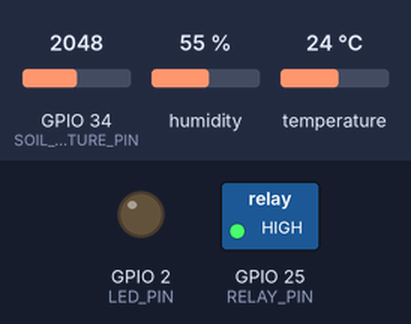
Bench run of a sketch on a simulated ESP32. Shown: switched loads named in the sketch (green lamp = pin HIGH), output pins drawn as LEDs (lit = HIGH). Dashed ring = blinking. Inputs (shaded band) come from the test bench; at power-on: humidity 55 %, GPIO 34 (SOIL_MOISTURE_PIN) = 2048, temperature 24 °C. WiFi joins after 1.5 s; servers stay silent unless stated; what the sketch prints to the serial monitor is not drawn.

Above: at 5.0 s.
5.1 s: humidity set to 22 %
At 12.2 s:
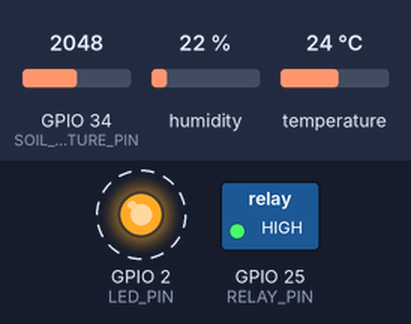
12.3 s: GPIO 34 (SOIL_MOISTURE_PIN) set to 2540
15.8 s: temperature set to 33 °C
At 32.9 s:
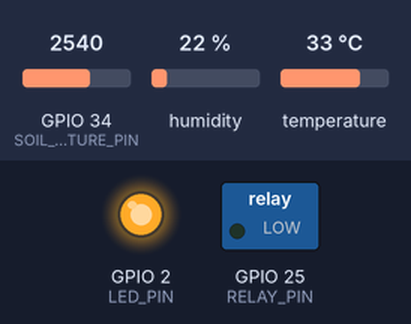
Timing chart, 0 to 63.3 s (numbered marks = the images above; inputs shaded):
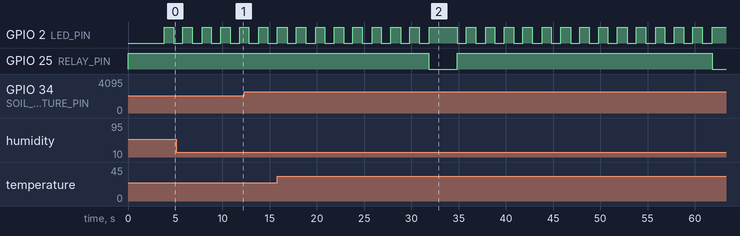

The sketch:

sketch_sep12a.ino
```cpp
#define BLYNK_TEMPLATE_ID "TMPL6x8g6vjz6"
#define BLYNK_TEMPLATE_NAME "Soil Monitor"
#define BLYNK_AUTH_TOKEN "mwA_IBZDhqNMc8IOwvosuXBjuT0uOm9v"

#include <WiFi.h>
#include <BlynkSimpleEsp32.h>
#include <DHT.h>

// ================== WIFI & BLYNK CREDENTIALS ==================
char ssid[] = "testing";     // Replace with your WiFi network name
char pass[] = "123456789"; // Replace with your WiFi password

// ================== PIN DEFINITIONS ==================
#define DHT_PIN 23           // DHT22 connected to GPIO23
#define DHT_TYPE DHT11       // DHT11 sensor type
#define SOIL_MOISTURE_PIN 34  // Soil moisture sensor to GPIO4 (analog pin)
#define RELAY_PIN 25         // Relay IN pin connected to GPIO25 (OUTPUT capable)
#define LED_PIN 2            // ESP32 built-in LED

// ================== VIRTUAL PINS ==================
#define V_TEMPERATURE V0     // Temperature display
#define V_HUMIDITY V1        // Humidity display
#define V_SOIL_MOISTURE V2   // Soil moisture display
#define V_PUMP_STATUS V3     // Pump status LED
#define V_MANUAL_PUMP V4     // Manual pump control button
#define V_SYSTEM_STATUS V5   // Overall system status
#define V_LAST_WATERING V6   // Time since last watering
#define V_AUTO_MODE V7       // Auto mode switch

// ================== THRESHOLDS ==================
const float MIN_HUMIDITY = 40.0;      // Minimum air humidity (%)
const float MAX_TEMPERATURE = 30.0;   // Maximum temperature (°C)
const int DRY_SOIL_THRESHOLD = 2500;  // Soil moisture threshold (higher = drier)

// ================== TIMING ==================
unsigned long lastSensorRead = 0;
unsigned long lastPumpActivation = 0;
unsigned long lastBlynkUpdate = 0;
const unsigned long SENSOR_READ_INTERVAL = 3000;    // Read sensors every 3 seconds
const unsigned long PUMP_COOLDOWN = 30000;          // 30 seconds between pump activations
const unsigned long PUMP_DURATION = 3000;           // Pump runs for 3 seconds
const unsigned long BLYNK_UPDATE_INTERVAL = 10000;   // Update Blynk every 10 seconds

// ================== OBJECTS ==================
DHT dht(DHT_PIN, DHT_TYPE);
BlynkTimer timer;

// ================== VARIABLES ==================
float temperature = 0;
float humidity = 0;
int soilMoisture = 0;
bool pumpActive = false;
bool autoMode = true;  // Auto watering mode

void setup() {
  Serial.begin(115200);
  Serial.println("\n=== ESP32 Soil Moisture Control System with Blynk ===");

  // Initialize pins
  pinMode(RELAY_PIN, OUTPUT);
  pinMode(LED_PIN, OUTPUT);

  // Relay OFF initially (active LOW)
  digitalWrite(RELAY_PIN, HIGH);
  digitalWrite(LED_PIN, LOW);

  // Initialize DHT sensor
  dht.begin();

  // Initialize WiFi and Blynk with connection feedback
  Serial.print("🔗 Connecting to WiFi: ");
  Serial.println(ssid);

  Blynk.begin(BLYNK_AUTH_TOKEN, ssid, pass);

  // Wait for connection with timeout
  int connectionAttempts = 0;
  while (!Blynk.connected() && connectionAttempts < 30) {
    Serial.print(".");
    delay(500);
    connectionAttempts++;
  }

  if (Blynk.connected()) {
    Serial.println("\n✅ Connected to Blynk successfully!");
  } else {
    Serial.println("\n❌ Failed to connect to Blynk!");
  }

  // Setup timers
  timer.setInterval(SENSOR_READ_INTERVAL, readAndProcessSensors);
  timer.setInterval(BLYNK_UPDATE_INTERVAL, updateBlynk);
  timer.setInterval(1000L, blinkStatusLED);
  timer.setInterval(10000L, checkBlynkConnection); // Check connection every 10s

  delay(2000); // Wait for sensor to stabilize

  Serial.println("System initialized!");
  printSettings();
  Serial.println("Starting monitoring...\n");

  // Initialize Blynk widgets with default values
  if (Blynk.connected()) {
    initializeBlynkWidgets();
  }
}

void loop() {
  Blynk.run();
  timer.run();

  // Turn off pump after specified duration
  if (pumpActive && (millis() - lastPumpActivation >= PUMP_DURATION)) {
    deactivatePump();
  }
}

// ================== BLYNK INITIALIZATION FUNCTION ==================

void initializeBlynkWidgets() {
  Serial.println("🔄 Initializing Blynk widgets with default values...");

  // Set default sensor values (will be updated once sensors are read)
  Blynk.virtualWrite(V_TEMPERATURE, 25.0);        // Default: 25°C
  Blynk.virtualWrite(V_HUMIDITY, 50.0);           // Default: 50%
  Blynk.virtualWrite(V_SOIL_MOISTURE, 2000);      // Default: 2000 (moderate)

  // Set pump status and controls
  Blynk.virtualWrite(V_PUMP_STATUS, 0);           // Pump OFF (LED off)
  Blynk.virtualWrite(V_MANUAL_PUMP, 0);           // Manual button released

  // Set mode and status
  Blynk.virtualWrite(V_AUTO_MODE, autoMode);      // Auto mode ON by default
  Blynk.virtualWrite(V_SYSTEM_STATUS, "🔄 System Starting...");

  // Set last watering time
  Blynk.virtualWrite(V_LAST_WATERING, "Never");   // No previous watering

  Serial.println("✅ Blynk widgets initialized with default values!");
}

// ================== BLYNK VIRTUAL PIN HANDLERS ==================

// Manual pump control switch (momentary activation)
BLYNK_WRITE(V_MANUAL_PUMP) {
  int switchState = param.asInt();

  if (switchState == 1 && !pumpActive) {
    if (canActivatePump()) {
      Serial.println("📱 Manual watering triggered from Blynk!");
      activatePump();
      // Auto-reset switch after activation
      delay(100);
      Blynk.virtualWrite(V_MANUAL_PUMP, 0);
    } else {
      Serial.println("⏳ Manual watering blocked - pump in cooldown");
      Blynk.virtualWrite(V_SYSTEM_STATUS, "Pump in cooldown");
      // Reset switch if activation failed
      Blynk.virtualWrite(V_MANUAL_PUMP, 0);
    }
  }
}

// Auto mode toggle switch
BLYNK_WRITE(V_AUTO_MODE) {
  autoMode = param.asInt();
  Serial.println("🔄 Auto mode: " + String(autoMode ? "ON" : "OFF"));

  String status = autoMode ? "Auto Mode: ON" : "Auto Mode: OFF";
  Blynk.virtualWrite(V_SYSTEM_STATUS, status);
}

// ================== SENSOR & CONTROL FUNCTIONS ==================

void readAndProcessSensors() {
  readSensors();
  printReadings();

  // Check if watering is needed (only in auto mode)
  if (autoMode && shouldWater() && canActivatePump()) {
    activatePump();
  }
}

void readSensors() {
  humidity = dht.readHumidity();
  temperature = dht.readTemperature();
  soilMoisture = analogRead(SOIL_MOISTURE_PIN);

  if (isnan(humidity) || isnan(temperature)) {
    Serial.println("❌ Error reading DHT22 sensor!");
    humidity = -1;
    temperature = -1;
  }
}

void updateBlynk() {
  // Only update if connected to Blynk
  if (!Blynk.connected()) {
    Serial.println("⚠️ Blynk not connected - skipping update");
    return;
  }

  // Send sensor data to Blynk
  if (temperature > 0) {
    Blynk.virtualWrite(V_TEMPERATURE, temperature);
  } else {
    Blynk.virtualWrite(V_TEMPERATURE, 0); // Send 0 for error
  }

  if (humidity > 0) {
    Blynk.virtualWrite(V_HUMIDITY, humidity);
  } else {
    Blynk.virtualWrite(V_HUMIDITY, 0); // Send 0 for error
  }

  Blynk.virtualWrite(V_SOIL_MOISTURE, soilMoisture);

  // Update pump status LED
  Blynk.virtualWrite(V_PUMP_STATUS, pumpActive ? 255 : 0);

  // Calculate time since last watering
  if (lastPumpActivation > 0) {
    unsigned long timeSinceWatering = (millis() - lastPumpActivation) / 1000;
    String timeStr = formatTime(timeSinceWatering);
    Blynk.virtualWrite(V_LAST_WATERING, timeStr);
  } else {
    Blynk.virtualWrite(V_LAST_WATERING, "Never");
  }

  // Update system status
  String systemStatus = getSystemStatus();
  Blynk.virtualWrite(V_SYSTEM_STATUS, systemStatus);

  Serial.println("📡 Blynk data updated: " + systemStatus);
}

// Check and maintain Blynk connection
void checkBlynkConnection() {
  if (!Blynk.connected()) {
    Serial.println("🔄 Reconnecting to Blynk...");
    Blynk.connect();
    delay(1000);

    if (Blynk.connected()) {
      Serial.println("✅ Reconnected to Blynk!");
      initializeBlynkWidgets(); // Reinitialize widgets after reconnection
    } else {
      Serial.println("❌ Blynk reconnection failed");
    }
  }
}

String formatTime(unsigned long seconds) {
  if (seconds < 60) {
    return String(seconds) + "s ago";
  } else if (seconds < 3600) {
    return String(seconds / 60) + "m ago";
  } else {
    unsigned long hours = seconds / 3600;
    unsigned long minutes = (seconds % 3600) / 60;
    return String(hours) + "h " + String(minutes) + "m ago";
  }
}

String getSystemStatus() {
  if (pumpActive) {
    return "🟢 WATERING NOW";
  } else if (!autoMode) {
    return "🔵 MANUAL MODE";
  } else if (shouldWater() && !canActivatePump()) {
    return "🟡 COOLDOWN";
  } else if (shouldWater()) {
    return "🟠 NEEDS WATER";
  } else {
    return "🟢 ALL GOOD";
  }
}

bool shouldWater() {
  bool soilIsDry = (soilMoisture > DRY_SOIL_THRESHOLD);
  bool humidityLow = (humidity > 0) && (humidity < MIN_HUMIDITY);
  bool temperatureHigh = (temperature > 0) && (temperature > MAX_TEMPERATURE);

  return soilIsDry && (humidityLow || temperatureHigh);
}

bool canActivatePump() {
  return !pumpActive && (millis() - lastPumpActivation >= PUMP_COOLDOWN);
}

void activatePump() {
  digitalWrite(RELAY_PIN, LOW);  // Relay ON (active LOW)
  pumpActive = true;
  lastPumpActivation = millis();

  Serial.println("\n💧💧💧 WATERING STARTED! 💧💧💧");
  Serial.println("Conditions that triggered watering:");

  if (soilMoisture > DRY_SOIL_THRESHOLD) {
    Serial.println("  🌱 Soil is dry (" + String(soilMoisture) + ")");
  }
  if (humidity < MIN_HUMIDITY && humidity > 0) {
    Serial.println("  💨 Low humidity (" + String(humidity) + "%)");
  }
  if (temperature > MAX_TEMPERATURE && temperature > 0) {
    Serial.println("  🌡 High temperature (" + String(temperature) + "°C)");
  }

  Serial.println("Watering for " + String(PUMP_DURATION / 1000) + " seconds...");
  digitalWrite(LED_PIN, HIGH); // Solid LED during watering

  // Notify Blynk
  Blynk.logEvent("watering_started", "Plant watering started!");
}

void deactivatePump() {
  digitalWrite(RELAY_PIN, HIGH);   // Relay OFF (active LOW)
  pumpActive = false;
  digitalWrite(LED_PIN, LOW);

  Serial.println("💧 Watering completed!");
  Serial.println("Next watering available in " + String(PUMP_COOLDOWN / 1000) + " seconds\n");

  // Notify Blynk
  Blynk.logEvent("watering_completed", "Plant watering completed!");
}

void printReadings() {
  Serial.println("==========================================");
  Serial.println("📊 SENSOR READINGS:");

  // Temperature
  if (temperature > 0) {
    Serial.print("🌡  Temperature: " + String(temperature, 1) + "°C");
    if (temperature > MAX_TEMPERATURE) Serial.println(" ⚠ HIGH!");
    else Serial.println(" ✅");
  } else {
    Serial.println("🌡  Temperature: ERROR");
  }

  // Humidity
  if (humidity > 0) {
    Serial.print("💨 Humidity: " + String(humidity, 1) + "%");
    if (humidity < MIN_HUMIDITY) Serial.println(" ⚠ LOW!");
    else Serial.println(" ✅");
  } else {
    Serial.println("💨 Humidity: ERROR");
  }

  // Soil Moisture
  Serial.print("🌱 Soil Moisture: " + String(soilMoisture));
  if (soilMoisture > DRY_SOIL_THRESHOLD) Serial.println(" ⚠ DRY!");
  else Serial.println(" ✅ WET");

  // Pump Status
  Serial.println("💧 Pump Status: " + String(pumpActive ? "ACTIVE 🟢" : "INACTIVE 🔴"));

  // Overall Assessment
  if (shouldWater() && autoMode) {
    Serial.println("🚨 WATERING NEEDED!");
    if (!canActivatePump()) Serial.println("⏳ Pump in cooldown period...");
  } else if (!autoMode) {
    Serial.println("🔵 Manual mode - auto watering disabled");
  } else {
    Serial.println("😊 All conditions are good!");
  }

  Serial.println("==========================================\n");
}

void printSettings() {
  Serial.println("\n⚙ SYSTEM SETTINGS:");
  Serial.println("📏 Thresholds:");
  Serial.println("  - Max Temperature: " + String(MAX_TEMPERATURE) + "°C");
  Serial.println("  - Min Humidity: " + String(MIN_HUMIDITY) + "%");
  Serial.println("  - Dry Soil Level: " + String(DRY_SOIL_THRESHOLD));
  Serial.println("⏱ Timing:");
  Serial.println("  - Sensor Reading: Every " + String(SENSOR_READ_INTERVAL / 1000) + " seconds");
  Serial.println("  - Pump Duration: " + String(PUMP_DURATION / 1000) + " seconds");
  Serial.println("  - Pump Cooldown: " + String(PUMP_COOLDOWN / 1000) + " seconds");
  Serial.println("🔌 Pin Configuration:");
  Serial.println("  - DHT22: GPIO" + String(DHT_PIN));
  Serial.println("  - Soil Sensor: GPIO" + String(SOIL_MOISTURE_PIN));
  Serial.println("  - Relay: GPIO" + String(RELAY_PIN));
  Serial.println("==========================================");
}

void blinkStatusLED() {
  static bool ledState = false;

  if (!pumpActive) {
    ledState = !ledState;
    digitalWrite(LED_PIN, ledState);
  }
}
```
